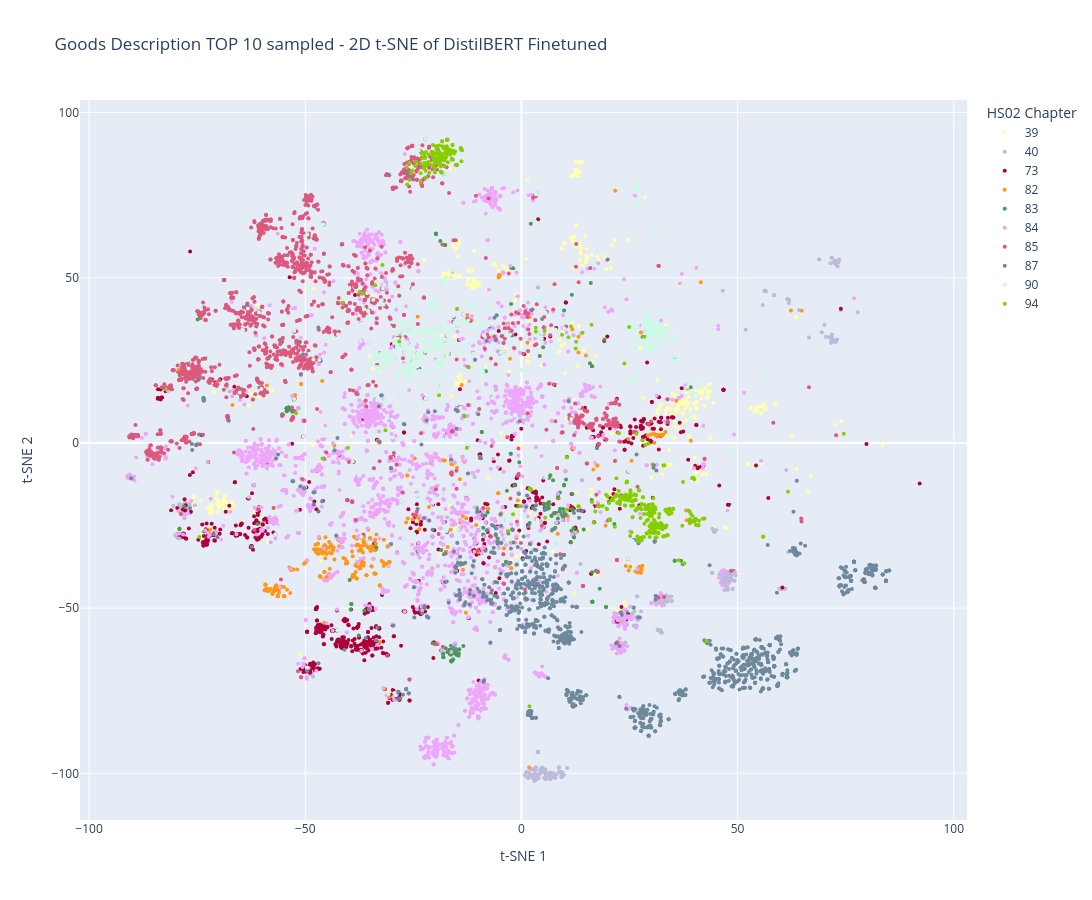

Notebook cell for this chart:
### Markdown cell above
Viz embeddings with TSNE

### Code cell
title = "Goods Description TOP 10 sampled - 2D t-SNE of DistilBERT Finetuned"
legend_title="HS02 Chapter"
html_output_file="emb_goods_desc_finetuned_tsne_top10_2d.html"

topN_labels = hs02_freq.head(10).index.to_list()

fig_tsne_2d, _, tsne_desc_2d = tsne_viz_embs(
    embeds_finetuned, labels_finetuned,
    n_componets=2,
    title=title,
    legend_title=legend_title,
    html_output_file=html_output_file,
    filter_labels=topN_labels,
    label2color=colors_all,
    init='pca',
    perplexity=30)

fig_tsne_2d.show()

### Figure 1 — Plotly figure (JSON) as saved in the notebook; plotly's stock layout.template omitted (floating-point values rounded to 4 significant figures; data arrays with more than 128 entries replaced by an {"elided": "..."} marker saying what was removed)
{"data": [{"hoverinfo": "text", "hovertext": {"elided": "622 str values"}, "marker": {"color": "rgb(255,255,179)", "size": 4}, "mode": "markers", "name": "39", "type": "scatter", "x": {"elided": "622 float values"}, "y": {"elided": "622 float values"}}, {"hoverinfo": "text", "hovertext": {"elided": "415 str values"}, "marker": {"color": "rgb(190,186,218)", "size": 4}, "mode": "markers", "name": "40", "type": "scatter", "x": {"elided": "415 float values"}, "y": {"elided": "415 float values"}}, {"hoverinfo": "text", "hovertext": {"elided": "808 str values"}, "marker": {"color": "#AF0038", "size": 4}, "mode": "markers", "name": "73", "type": "scatter", "x": {"elided": "808 float values"}, "y": {"elided": "808 float values"}}, {"hoverinfo": "text", "hovertext": {"elided": "430 str values"}, "marker": {"color": "#FF9616", "size": 4}, "mode": "markers", "name": "82", "type": "scatter", "x": {"elided": "430 float values"}, "y": {"elided": "430 float values"}}, {"hoverinfo": "text", "hovertext": {"elided": "226 str values"}, "marker": {"color": "#479B55", "size": 4}, "mode": "markers", "name": "83", "type": "scatter", "x": {"elided": "226 float values"}, "y": {"elided": "226 float values"}}, {"hoverinfo": "text", "hovertext": {"elided": "2839 str values"}, "marker": {"color": "#EEA6FB", "size": 4}, "mode": "markers", "name": "84", "type": "scatter", "x": {"elided": "2839 float values"}, "y": {"elided": "2839 float values"}}, {"hoverinfo": "text", "hovertext": {"elided": "1627 str values"}, "marker": {"color": "#DC587D", "size": 4}, "mode": "markers", "name": "85", "type": "scatter", "x": {"elided": "1627 float values"}, "y": {"elided": "1627 float values"}}, {"hoverinfo": "text", "hovertext": {"elided": "1372 str values"}, "marker": {"color": "#6E899C", "size": 4}, "mode": "markers", "name": "87", "type": "scatter", "x": {"elided": "1372 float values"}, "y": {"elided": "1372 float values"}}, {"hoverinfo": "text", "hovertext": {"elided": "616 str values"}, "marker": {"color": "#C9FBE5", "size": 4}, "mode": "markers", "name": "90", "type": "scatter", "x": {"elided": "616 float values"}, "y": {"elided": "616 float values"}}, {"hoverinfo": "text", "hovertext": {"elided": "423 str values"}, "marker": {"color": "#86CE00", "size": 4}, "mode": "markers", "name": "94", "type": "scatter", "x": {"elided": "423 float values"}, "y": {"elided": "423 float values"}}], "layout": {"height": 900, "legend": {"title": {"text": "HS02 Chapter"}}, "title": {"text": "Goods Description TOP 10 sampled - 2D t-SNE of DistilBERT Finetuned"}, "width": 1200, "xaxis": {"title": {"text": "t-SNE 1"}}, "yaxis": {"title": {"text": "t-SNE 2"}}}}
